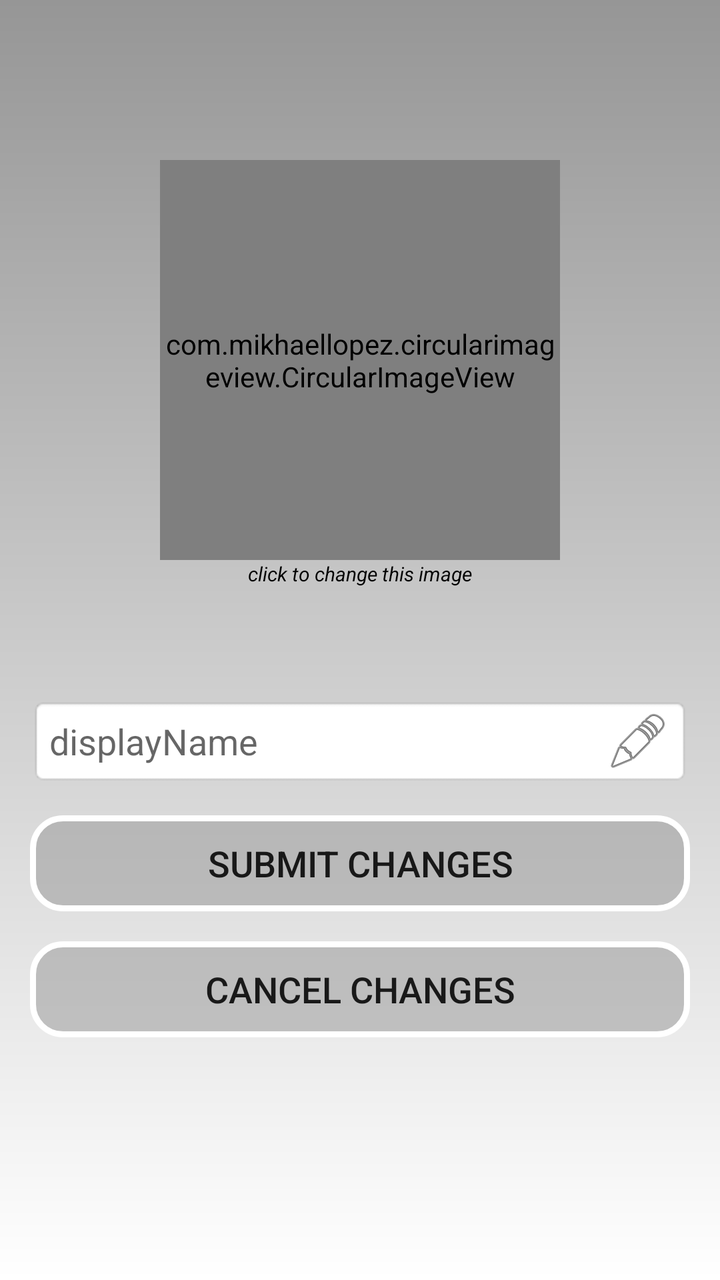
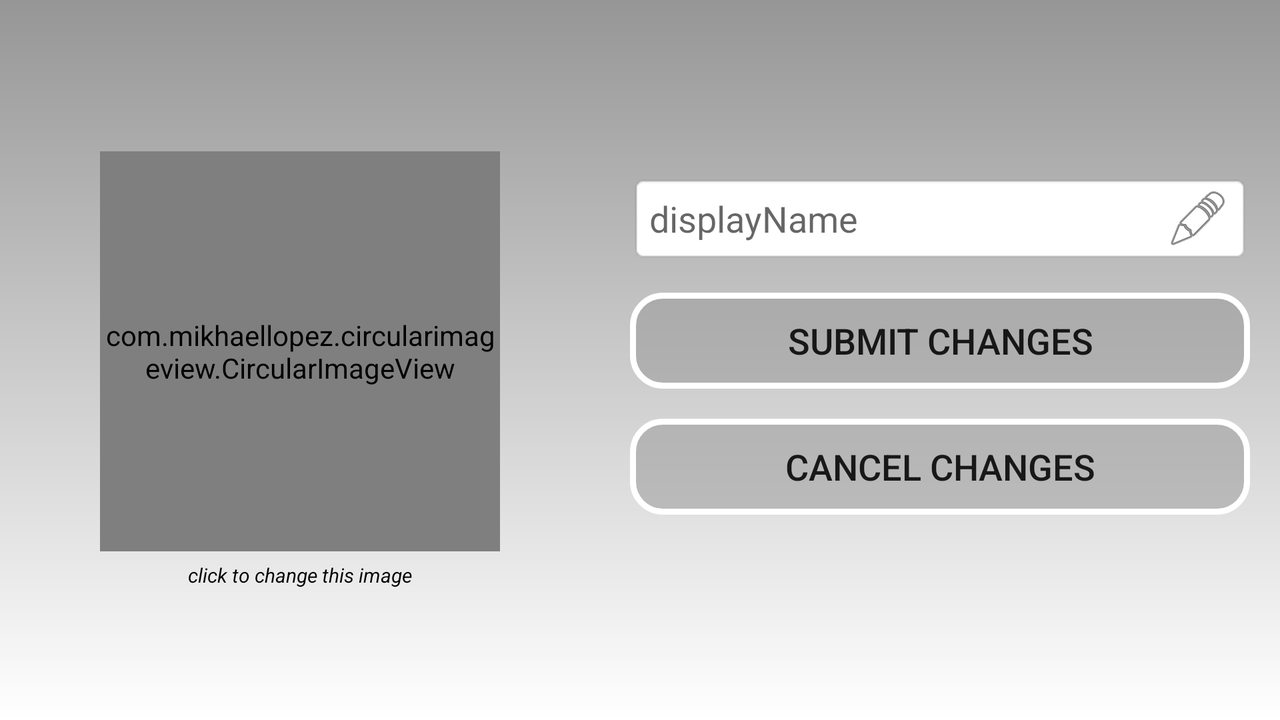

One screen, two layout resources from the same app: the default and the repository's alternative for another configuration. Each is rendered where Android would select it; the XML of both is given below.
<!-- AndroidManifest.xml: application theme AppTheme -->
<!-- res/layout/settings_layout.xml -->
<?xml version="1.0" encoding="utf-8"?>
<LinearLayout xmlns:android="http://schemas.android.com/apk/res/android"
    xmlns:app="http://schemas.android.com/apk/res-auto"
    android:id="@+id/settings_bgLayout"
    android:layout_width="match_parent"
    android:layout_height="match_parent"
    android:background="@drawable/gradient_background_default"
    android:focusable="true"
    android:focusableInTouchMode="true"
    android:orientation="vertical">

    <com.mikhaellopez.circularimageview.CircularImageView
        android:id="@+id/profilePic"
        android:layout_width="200dp"
        android:layout_height="200dp"
        android:layout_gravity="center_horizontal"
        android:layout_marginTop="80dp"
        android:src="@drawable/default_profile_image"
        app:civ_border_color="@color/colorGradientDefault"
        app:civ_border_width="4dp" />

    <TextView
        android:id="@+id/editableImageLabel"
        android:layout_width="wrap_content"
        android:layout_height="wrap_content"
        android:layout_gravity="center"
        android:text="click to change this image"
        android:textColor="#000000"
        android:textSize="10sp"
        android:textStyle="italic"
        android:layout_marginBottom="40dp"/>

    <EditText
        android:id="@+id/editName"
        android:layout_width="match_parent"
        android:layout_height="wrap_content"
        android:layout_marginLeft="15dp"
        android:layout_marginTop="15dp"
        android:layout_marginRight="15dp"
        android:layout_marginBottom="15dp"
        android:background="@android:drawable/editbox_background"
        android:drawableRight="@android:drawable/ic_menu_edit"
        android:ems="10"
        android:hint="displayName"
        android:inputType="textPersonName" />

    <Button
        android:id="@+id/submitChanges"
        android:layout_width="match_parent"
        android:layout_height="wrap_content"
        android:layout_marginLeft="15dp"
        android:layout_marginRight="15dp"
        android:layout_marginBottom="15dp"
        android:background="@drawable/rounded_button_default"
        android:text="Submit changes"
        android:textSize="18sp" />

    <Button
        android:id="@+id/cancelButton"
        android:layout_width="match_parent"
        android:layout_height="wrap_content"
        android:layout_marginLeft="15dp"
        android:layout_marginRight="15dp"
        android:layout_marginBottom="15dp"
        android:background="@drawable/rounded_button_default"
        android:text="cancel changes"
        android:textSize="18sp" />

</LinearLayout>
<!-- resources referenced by this layout -->
<resources>
  <color name="colorGradientDefault">#969696</color>
  <!-- drawable default_profile_image: png bitmap (drawable-v24, 249136 bytes) -->
  <!-- drawable gradient_background_default (drawable-v24) -->
  <?xml version="1.0" encoding="utf-8"?>
  <shape xmlns:android="http://schemas.android.com/apk/res/android"
      android:shape="rectangle">
      <gradient
          android:startColor="#FFFFFF"
          android:endColor="@color/colorGradientDefault"
          android:angle="90" />
  </shape>
  <!-- drawable rounded_button_default (drawable-v24) -->
  <?xml version="1.0" encoding="utf-8"?>
  <selector xmlns:android="http://schemas.android.com/apk/res/android">
      <item>
          <shape android:shape="rectangle">
              <solid android:color="@color/colorbtnGradDefault"/>
              <stroke android:color="#ffffff" android:width="3dp" />
              <corners android:radius="15dp" />
          </shape>
      </item>
  </selector>
  <style name="AppTheme" parent="Theme.AppCompat.Light.DarkActionBar">
          
          <item name="colorPrimary">@color/colorPrimary</item>
          <item name="colorPrimaryDark">@color/colorPrimaryDark</item>
          <item name="colorAccent">@color/colorAccent</item>
      </style>
  <color name="colorbtnGradDefault">#80969696</color>
  <color name="colorPrimary">#242424</color>
  <color name="colorPrimaryDark">#000000</color>
  <color name="colorAccent">#D81B60</color>
</resources>
<!-- res/layout-land/settings_layout.xml (the repository's variant of the layout above) -->
<!-- drawn on the phone turned sideways -->
<?xml version="1.0" encoding="utf-8"?>
<LinearLayout xmlns:android="http://schemas.android.com/apk/res/android"
    xmlns:app="http://schemas.android.com/apk/res-auto"
    android:id="@+id/settings_bgLayout"
    android:layout_width="match_parent"
    android:layout_height="match_parent"
    android:background="@drawable/gradient_background_default"
    android:focusable="true"
    android:focusableInTouchMode="true"
    android:orientation="vertical">

    <LinearLayout
        android:layout_width="match_parent"
        android:layout_height="match_parent"
        android:gravity="center_vertical"
        android:orientation="horizontal">

        <LinearLayout
            android:layout_width="wrap_content"
            android:layout_height="wrap_content"
            android:orientation="vertical">

            <com.mikhaellopez.circularimageview.CircularImageView
                android:id="@+id/profilePic"
                android:layout_width="200dp"
                android:layout_height="200dp"
                android:layout_gravity="center_horizontal|center_vertical"
                android:layout_marginTop="50dp"
                android:layout_marginLeft="50dp"
                android:layout_marginRight="50dp"
                android:layout_marginBottom="5dp"
                android:src="@drawable/default_profile_image"
                app:civ_border_color="@color/colorGradientDefault"
                app:civ_border_width="4dp" />

            <TextView
                android:id="@+id/editableImageLabel"
                android:layout_width="wrap_content"
                android:layout_height="wrap_content"
                android:layout_gravity="center"
                android:text="click to change this image"
                android:textColor="#000000"
                android:textSize="10sp"
                android:textStyle="italic"
                android:layout_marginBottom="40dp"/>

        </LinearLayout>

        <LinearLayout
            android:layout_width="match_parent"
            android:layout_height="wrap_content"
            android:orientation="vertical">

            <EditText
                android:id="@+id/editName"
                android:layout_width="match_parent"
                android:layout_height="wrap_content"
                android:layout_marginLeft="15dp"
                android:layout_marginRight="15dp"
                android:layout_marginBottom="15dp"
                android:background="@android:drawable/editbox_background"
                android:drawableRight="@android:drawable/ic_menu_edit"
                android:ems="10"
                android:hint="displayName"
                android:inputType="textPersonName" />

            <Button
                android:id="@+id/submitChanges"
                android:layout_width="match_parent"
                android:layout_height="wrap_content"
                android:layout_marginLeft="15dp"
                android:layout_marginRight="15dp"
                android:layout_marginBottom="15dp"
                android:background="@drawable/rounded_button_default"
                android:text="Submit changes"
                android:textSize="18sp" />

            <Button
                android:id="@+id/cancelButton"
                android:layout_width="match_parent"
                android:layout_height="wrap_content"
                android:layout_marginLeft="15dp"
                android:layout_marginRight="15dp"
                android:layout_marginBottom="15dp"
                android:background="@drawable/rounded_button_default"
                android:text="cancel changes"
                android:textSize="18sp" />

        </LinearLayout>

    </LinearLayout>

</LinearLayout>
